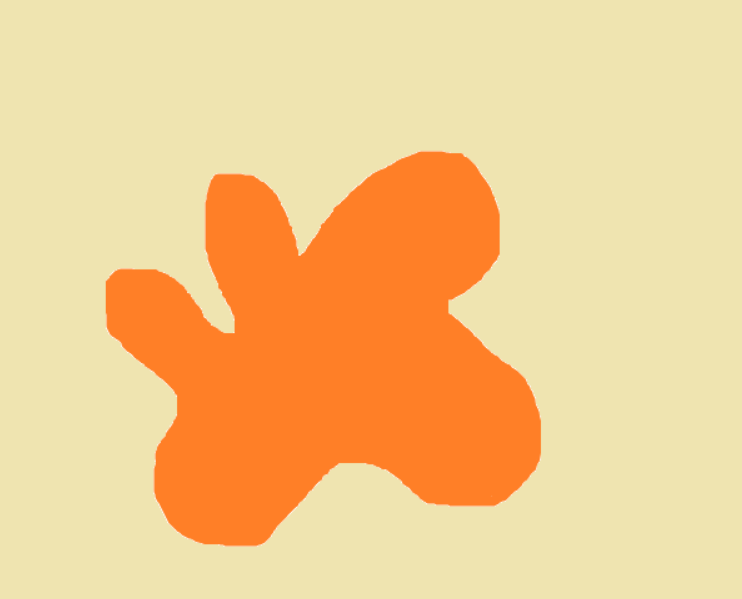
#> input picture 03 Image Processing/img/0316.png, 742 x 599 px
$ python '03.16 RemoveBackgroundImage.py'
#> lines starting #> are read from the running program, lines starting #| are printed output that depends on the picture; after the words box and inside, x2 and y2 are one past the last pixel; in counts of white or black regions, pixels touching at a corner belong together
import cv2
import numpy as np

img = cv2.imread("img/0316.png")
#> img is the input picture: shape (599, 742, 3); mean B, G, R 142.3, 203.1, 243

gray_img = cv2.cvtColor(img, cv2.COLOR_BGR2GRAY)
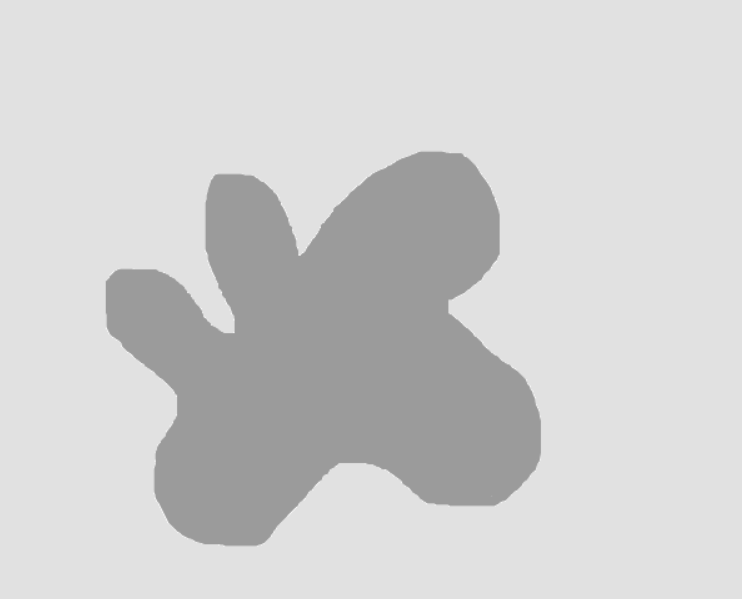
#> gray_img: shape (599, 742); min 155, max 246, mean 207.8
_, thresh = cv2.threshold(gray_img, 127, 255, cv2.THRESH_BINARY_INV + cv2.THRESH_OTSU)
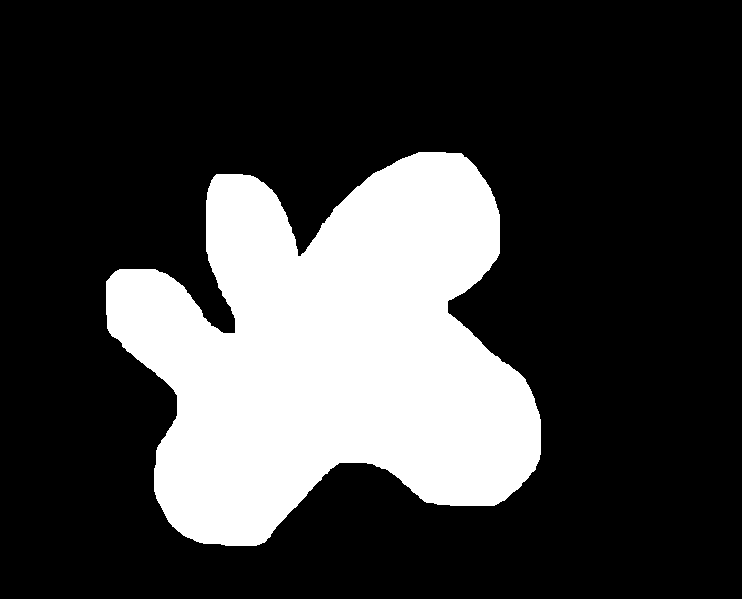
#> thresh: shape (599, 742); 24.6% white; 1 white region
img_contours = cv2.findContours(thresh, cv2.RETR_TREE, cv2.CHAIN_APPROX_SIMPLE)[-2]
#> img_contours = 1 contour; box (x1, y1, x2, y2) and area: (106, 152, 541, 546) 108662
img_contours = sorted(img_contours, key=cv2.contourArea)
for i in img_contours:
    if cv2.contourArea(i) > 100:
        break
#> this loop made 1 pass

mask = np.zeros(img.shape[:2], np.uint8)
cv2.drawContours(mask, [i], -1, 255, -1)
new_img = cv2.bitwise_and(img, img, mask=mask)
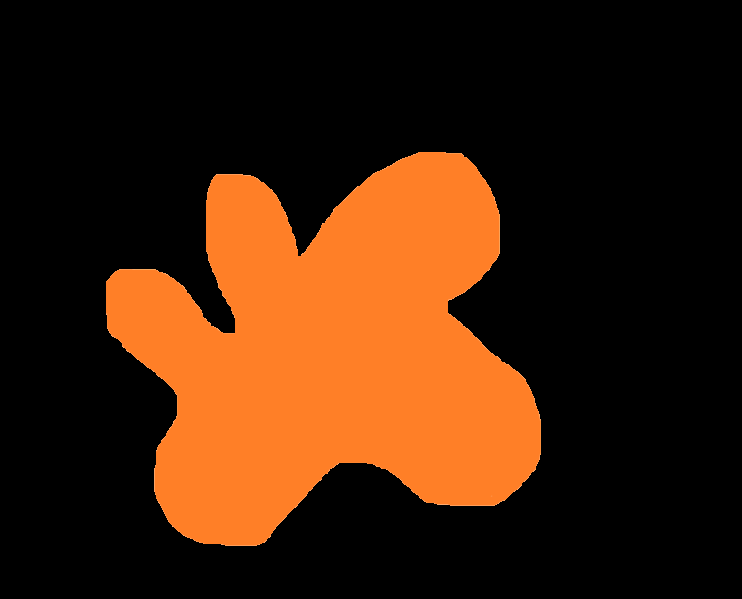
#> new_img: shape (599, 742, 3); mean B, G, R 9.7, 31.4, 62.8
cv2.imshow("Original Image", img)
cv2.imshow("Image with background removed", new_img)
cv2.waitKey(0)
